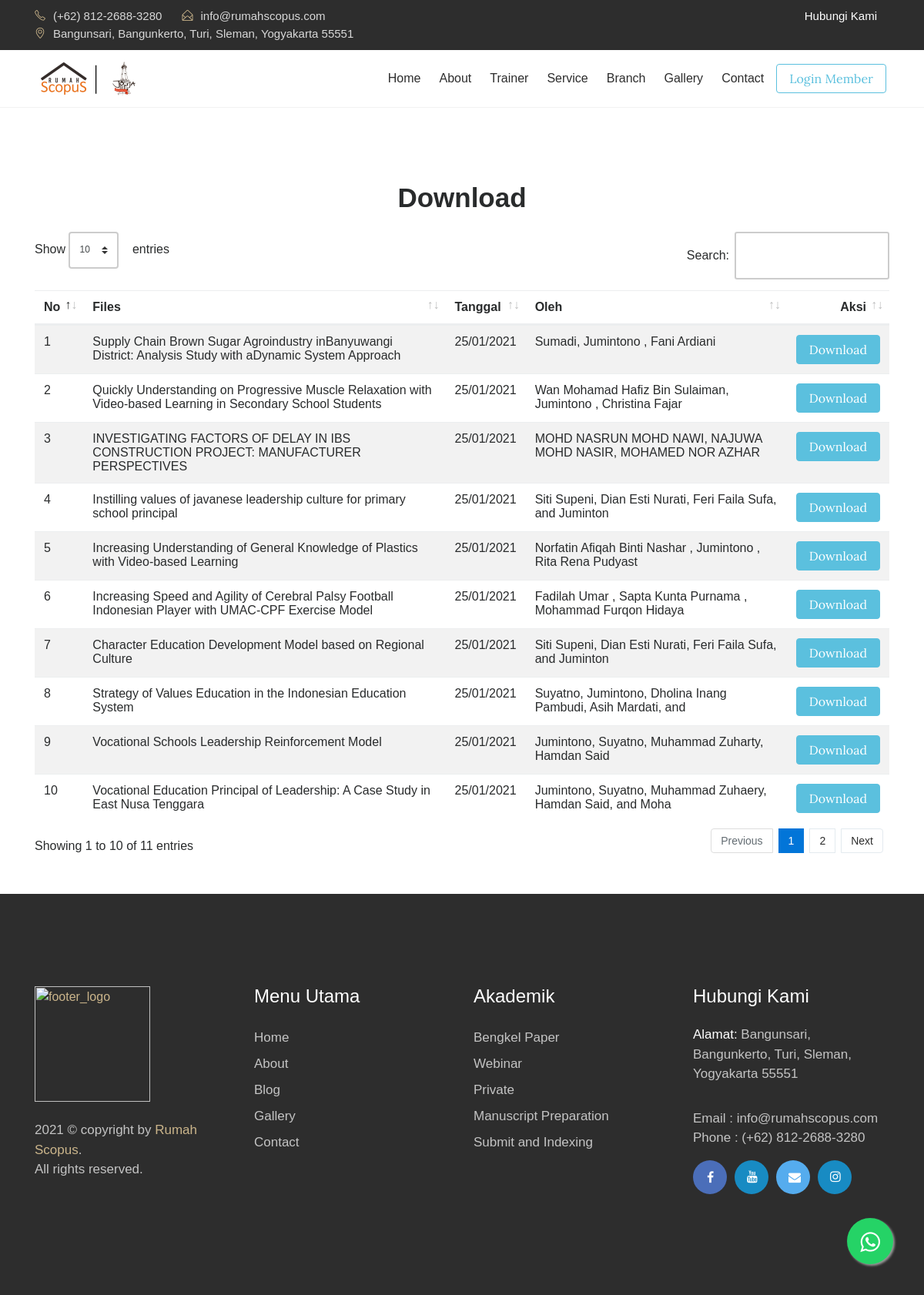
Page /index.php/download on the committed database.
### tables this page shows
CREATE TABLE `tbl_files` (
  `file_id` int(11) NOT NULL AUTO_INCREMENT,
  `file_judul` varchar(120) DEFAULT NULL,
  `file_deskripsi` text DEFAULT NULL,
  `file_tanggal` timestamp NULL DEFAULT current_timestamp(),
  `file_oleh` varchar(60) DEFAULT NULL,
  `file_download` int(11) DEFAULT 0,
  `file_data` varchar(120) DEFAULT NULL,
  PRIMARY KEY (`file_id`)
);

### application/controllers/Download.php (called while the page is built, shortened)
<?php
class Download extends CI_Controller
{
	function __construct()
	{
		$this->load->model('m_files');
		$this->load->helper('download');
		$this->load->model('m_pengunjung');
	}
	function index()
	{
		$x['data'] = $this->m_files->get_all_files();
		$this->load->view('depan/template/navbar');
		$this->load->view('depan/template/head');
		$this->load->view('depan/v_download', $x);
		$this->load->view('depan/template/footer');
	}
}

### index.php (called while the page is built, shortened)
<?php
require_once BASEPATH.'core/CodeIgniter.php';

### application/models/M_files.php (called while the page is built, shortened)
<?php
class M_files extends CI_Model{
	function get_all_files(){
		$hsl=$this->db->query("SELECT file_id,file_judul,file_deskripsi,DATE_FORMAT(file_tanggal,'%d/%m/%Y') AS tanggal,file_oleh,file_download,file_data FROM tbl_files ORDER BY file_id DESC");
		return $hsl;
	}
}

### application/views/depan/v_download.php (the view)
<section class="contact" style="margin-bottom:50px;">
    <div class="container">
        <div class="row">
            <div class="col-md-12">
                <div class="contact-title">
                    <h2>Download</h2>
                </div>
            </div>
        </div>
        <div class="row">
            <div class="col-md-12">
                <div class="table-responsive">
                    <table class="table table-striped" id="display">
                        <thead>
                            <tr>
                                <th>No</th>
                                <th>Files</th>
                                <th>Tanggal</th>
                                <th>Oleh</th>
                                <th style="text-align:right;">Aksi</th>
                            </tr>
                        </thead>
                        <tbody>
                            <?php
                            $no = 1;
                            foreach ($data->result() as $row) :
                            ?>
                                <tr>
                                    <td><?php echo $no++; ?></td>
                                    <td><?php echo $row->file_judul; ?></td>
                                    <td><?php echo $row->tanggal; ?></td>
                                    <td><?php echo $row->file_oleh; ?></td>
                                    <td style="text-align:right;"><a href="<?php echo site_url('download/get_file/' . $row->file_id); ?>" class="btn btn-info">Download</a></td>
                                </tr>
                            <?php endforeach; ?>
                        </tbody>
                    </table>
                </div>
            </div>
        </div>
    </div>
</section>

### application/views/depan/template/navbar.php (shortened to what this page needs)
<div class="header-topbar">
    <div class="container">
        <div class="row">
            <div class="col-xs-6 col-sm-8 col-md-9">
                <div class="header-top_address">
                    <div class="header-top_list">
                        <span class="icon-phone"></span>(+62) 812-2688-3280
                    </div>
                    <div class="header-top_list">
                        <span class="icon-envelope-open"></span>info@rumahscopus.com
                    </div>
                    <div class="header-top_list">
                        <span class="icon-location-pin"></span>Bangunsari, Bangunkerto, Turi, Sleman, Yogyakarta 55551
                    </div>
                </div>
            </div>
            <div class="col-xs-6 col-sm-4 col-md-3">
                <div class="header-top_login mr-sm-3">
                    <a href="<?php echo site_url('contact'); ?>">Hubungi Kami</a>
                </div>
            </div>
        </div>
    </div>
</div>
<div data-toggle="affix" style="border-bottom:solid 1px #f2f2f2;">
    <div class="container nav-menu2">
        <div class="row">
            <div class="col-md-12">
                <nav class="navbar navbar2 navbar-toggleable-md navbar-light bg-faded">
                    <a href="<?php echo site_url(''); ?>" class="navbar-brand nav-brand2"><img class="img img-responsive" width="150px;" src="<?php echo base_url() . 'theme/images/logo/logo2.jpg' ?>"></a>
                    <div class="collapse navbar-collapse justify-content-end" id="navbarNavDropdown">
                        <ul class="navbar-nav">
                            <li class="nav-item">
                                <a class="nav-link" href="<?php echo site_url(''); ?>">Home</a>
                            </li>
                            <li class="nav-item">
                                <a class="nav-link" href="<?php echo site_url('about'); ?>">About</a>
                            </li>
                            <li class="nav-item">
                                <a class="nav-link" href="<?php echo site_url('trainer'); ?>">Trainer</a>
                            </li>
                            <li class="nav-item">
                                <a class="nav-link" href="<?php echo site_url('layanan'); ?>">Service</a>
                            </li>
                            <li class="nav-item">
                                <a class="nav-link" href="<?php echo site_url('branch'); ?>">Branch</a>
                            </li>
                            <li class="nav-item">
                                <a class="nav-link" href="<?php echo site_url('galeri'); ?>">Gallery</a>
                            </li>
                            <li class="nav-item">
                                <a class="nav-link" href="<?php echo site_url('contact'); ?>">Contact</a>
                            </li>
                            <li class="nav-item">
                                <a class="btn btn-outline-info" href="<?php echo site_url('member/login'); ?>">Login Member</a>
                            </li>
                        </ul>
                    </div>
                </nav>
            </div>
        </div>
    </div>
</div>

### application/views/depan/template/head.php (shortened to what this page needs)
<head>
    <link rel="stylesheet" href="<?php echo base_url() . 'theme/css/bootstrap.min.css' ?>">
    <link rel="stylesheet" href="<?php echo base_url() . 'theme/css/font-awesome.min.css' ?>">
    <link rel="stylesheet" href="<?php echo base_url() . 'theme/css/simple-line-icons.css' ?>">
    <link rel="stylesheet" href="<?php echo base_url() . 'theme/css/slick.css' ?>">
    <link rel="stylesheet" href="<?php echo base_url() . 'theme/css/slick-theme.css' ?>">
    <link rel="stylesheet" href="<?php echo base_url() . 'theme/css/owl.carousel.min.css' ?>">
    <link href="<?php echo base_url() . 'theme/css/style.css' ?>" rel="stylesheet">
    <link href="<?php echo base_url() . 'theme/css/dataTables.bootstrap4.min.css' ?>" rel="stylesheet">
    <link rel="stylesheet" href="<?php echo base_url() . 'theme/css/fullcalendar.min.css' ?>" />
    <link href="<?php echo base_url() . 'theme/css/jssocials.css' ?>" rel="stylesheet">
    <link href="<?php echo base_url() . 'theme/css/jssocials-theme-flat.css' ?>" rel="stylesheet">
    <link rel="stylesheet" href="<?php echo base_url() . 'theme/css/magnific-popup.css' ?>">
    <link rel="stylesheet" type="text/css" href="<?php echo base_url() . 'theme/css/normalize.css' ?>" />
    <link rel="stylesheet" type="text/css" href="<?php echo base_url() . 'theme/css/set2.css' ?>" />
    <link href="<?php echo base_url() . 'theme/css/animated-masonry-gallery.css' ?>" rel="stylesheet" type="text/css" />
</head>

### application/views/depan/template/footer.php (shortened to what this page needs)
<link rel="stylesheet" href="https://maxcdn.bootstrapcdn.com/font-awesome/4.5.0/css/font-awesome.min.css">
<a href="https://api.whatsapp.com/send?phone=+6281226883280" class="float" target="_blank">
    <i class="fa fa-whatsapp my-float"></i>
</a>
<footer>
    <div class="container">
        <div class="row">
            <div class="col-md-3">
                <div class="foot-logo">
                    <a href="<?php echo site_url(); ?>">
                        <img class="img img-responsive" width="150px;" src="<?php echo base_url() . 'theme/images/logo/logo-footer.png' ?>" class="img-fluid" alt="footer_logo">
                    </a>
                    <p><?php echo date('Y'); ?> © copyright by <a href="" target="_blank">Rumah Scopus</a>. <br>All rights reserved.</p>
                </div>
            </div>
            <div class="col-md-3">
                <div class="sitemap">
                    <h3>Menu Utama</h3>
                    <ul>
                        <li><a href="<?php echo site_url(); ?>">Home</a></li>
                        <li><a href="<?php echo site_url('about'); ?>">About</a></li>
                        <li><a href="<?php echo site_url('artikel'); ?>">Blog </a></li>
                        <li><a href="<?php echo site_url('galeri'); ?>">Gallery</a></li>
                        <li><a href="<?php echo site_url('contact'); ?>">Contact</a></li>
                    </ul>
                </div>
            </div>
            <div class="col-md-3">
                <div class="sitemap">
                    <h3>Akademik</h3>
                    <ul>
                        <li><a href="<?php echo site_url('#'); ?>">Bengkel Paper</a></li>
                        <li><a href="<?php echo site_url('#'); ?>">Webinar</a></li>
                        <li><a href="<?php echo site_url('#'); ?>">Private</a></li>
                        <li><a href="<?php echo site_url('#'); ?>">Manuscript Preparation</a></li>
                        <li><a href="<?php echo site_url('#'); ?>">Submit and Indexing</a></li>
                    </ul>
                </div>
            </div>
            <div class="col-md-3">
                <div class="address">
                    <h3>Hubungi Kami</h3>
                    <p><span>Alamat: </span>Bangunsari, Bangunkerto, Turi, Sleman, Yogyakarta 55551</p>
                    <p>Email : info@rumahscopus.com
                        <br> Phone : (+62) 812-2688-3280</p>
                    <ul class="footer-social-icons">
                        <li><a href="https://www.facebook.com/rumah.scopus.3"><i class="fa fa-facebook fa-fb" aria-hidden="true"></i></a></li>
                        <li><a href="https://www.youtube.com/channel/UCRieEL0h0Zi4ju0t9zeU76g"><i class="fa fa-youtube fa-in" aria-hidden="true"></i></a></li>
                        <li><a href="mailto:info@rumahscopus.com"><i class="fa fa-envelope fa-tw" aria-hidden="true"></i></a></li>
                        <li><a href="https://www.instagram.com/rumah_scopus/"><i class="fa fa-instagram fa-in" aria-hidden="true"></i></a></li>
                    </ul>
                </div>
            </div>
        </div>
    </div>
</footer>

### application/views/depan/template/footer.php (style rules this page uses)
.float { position: fixed; width: 60px; height: 60px; bottom: 40px; right: 40px; background-color: #25d366; color: #FFF; border-radius: 50px; text-align: center; font-size: 30px; box-shadow: 2px 2px 3px #999; z-index: 100; }
.my-float { margin-top: 16px; }

### rows in the picture
tbl_files: file_judul "Supply Chain Brown Sugar Agroindustry inBanyuwangi District: Analysis Study with aDynamic System Approach", tanggal "25/01/2021", file_oleh "Sumadi, Jumintono , Fani Ardiani"
tbl_files: file_judul "Quickly Understanding on Progressive Muscle Relaxation with Video-based Learning in Secondary School Students", tanggal "25/01/2021", file_oleh "Wan Mohamad Hafiz Bin Sulaiman, Jumintono , Christina Fajar"
tbl_files: file_judul "INVESTIGATING FACTORS OF DELAY IN IBS CONSTRUCTION PROJECT: MANUFACTURER PERSPECTIVES", tanggal "25/01/2021", file_oleh "MOHD NASRUN MOHD NAWI, NAJUWA MOHD NASIR, MOHAMED NOR AZHAR"
tbl_files: file_judul "Instilling values of javanese leadership culture for primary school principal", tanggal "25/01/2021", file_oleh "Siti Supeni, Dian Esti Nurati, Feri Faila Sufa, and Juminton"
tbl_files: file_judul "Increasing Understanding of General Knowledge of Plastics with Video-based Learning", tanggal "25/01/2021", file_oleh "Norfatin Afiqah Binti Nashar , Jumintono , Rita Rena Pudyast"
tbl_files: file_judul "Increasing Speed and Agility of Cerebral Palsy Football Indonesian Player with UMAC-CPF Exercise Model", tanggal "25/01/2021", file_oleh "Fadilah Umar , Sapta Kunta Purnama , Mohammad Furqon Hidaya"
tbl_files: file_judul "Character Education Development Model based on Regional Culture", tanggal "25/01/2021", file_oleh "Siti Supeni, Dian Esti Nurati, Feri Faila Sufa, and Juminton"
tbl_files: file_judul "Strategy of Values Education in the Indonesian Education System", tanggal "25/01/2021", file_oleh "Suyatno, Jumintono, Dholina Inang Pambudi, Asih Mardati, and"
tbl_files: file_judul "Vocational Schools Leadership Reinforcement Model", tanggal "25/01/2021", file_oleh "Jumintono, Suyatno, Muhammad Zuharty, Hamdan Said"
tbl_files: file_judul "Vocational Education Principal of Leadership: A Case Study in East Nusa Tenggara", tanggal "25/01/2021", file_oleh "Jumintono, Suyatno, Muhammad Zuhaery, Hamdan Said, and Moha"
